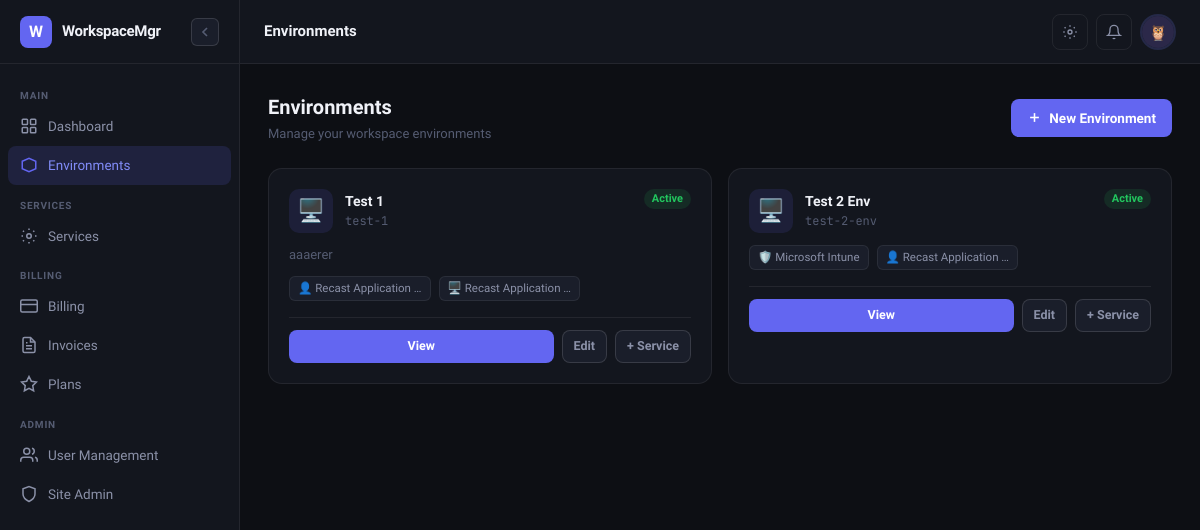
The page /environments/ (signed in) on the database as committed earlier.
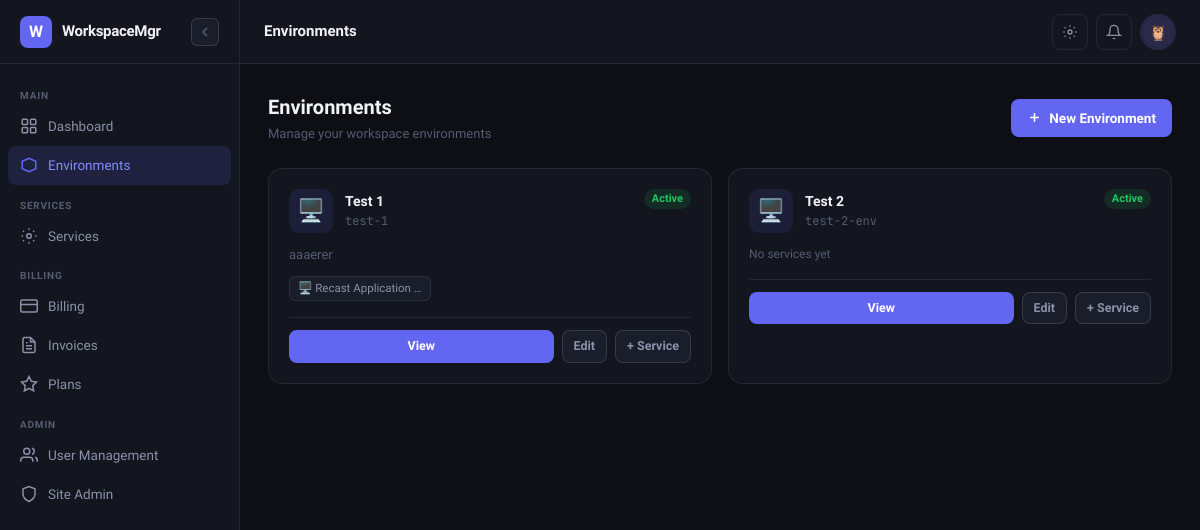
The same page on the database as committed later.
### apps/environments/models.py (models this page shows, shortened)
class Environment(models.Model):
    STATUS_CHOICES = [
        ('active', 'Active'),
        ('inactive', 'Inactive'),
        ('provisioning', 'Provisioning'),
    ]
    owner = models.ForeignKey(
        settings.AUTH_USER_MODEL,
        on_delete=models.CASCADE,
        related_name='environments',
    )
    name = models.CharField(max_length=200)
    description = models.TextField(blank=True)
    slug = models.SlugField(unique=True)
    status = models.CharField(max_length=20, choices=STATUS_CHOICES, default='active')
    azure_tenant_id = models.CharField(max_length=100, blank=True)
    created_at = models.DateTimeField(auto_now_add=True)
    updated_at = models.DateTimeField(auto_now=True)
    class Meta:
        ordering = ['-created_at']

### apps/services/models.py (models this page shows, shortened)
class Service(models.Model):
    STATUS_CHOICES = [
        ('active', 'Active'),
        ('inactive', 'Inactive'),
        ('configuring', 'Configuring'),
        ('error', 'Error'),
    ]
    environment = models.ForeignKey(Environment, on_delete=models.CASCADE, related_name='services')
    service_type = models.CharField(max_length=30, choices=SERVICE_TYPE_CHOICES)
    name = models.CharField(
        max_length=200,
        blank=True,
        help_text='Optional display name. Defaults to the service type name if left blank.'
    )
    status = models.CharField(max_length=20, choices=STATUS_CHOICES, default='configuring')
    enabled = models.BooleanField(default=False)
    is_connected = models.BooleanField(default=False)
    created_at = models.DateTimeField(auto_now_add=True)
    updated_at = models.DateTimeField(auto_now=True)
    class Meta:
        ordering = ['environment', 'service_type', 'name']
    @property
    def icon(self):
        icons = {
            'recast_workspace': '🖥️',
            'recast_user_license': '👤',
            'windows_365': '☁️',
            'intune': '🛡️',
        }
        return icons.get(self.service_type, '⚙️')

### apps/environments/views.py (the view)
# urls.py: path('', views.environment_list, name='list'),
@login_required
def environment_list(request):
    envs = Environment.objects.filter(owner=request.user)
    return render(request, 'environments/list.html', {'environments': envs})

### apps/accounts/models.py (called while the page is built)
    @property
    def display_name(self):
        return self.get_full_name() or self.email.split('@')[0]

    @property
    def is_superadmin(self):
        return self.role == 'superadmin' or self.is_superuser

    @property
    def is_env_admin(self):
        return self.role in ('superadmin', 'env_admin') or self.is_superuser

    @property
    def avatar_url(self):
        return f'/static/img/avatars/{self.avatar}.svg'

### apps/core/context_processors.py (called while the page is built)
def sidebar_context(request):
    if request.user.is_authenticated:
        environments = Environment.objects.filter(owner=request.user)[:10]
        return {'sidebar_environments': environments}
    return {}

### templates/environments/list.html (shortened to what this page needs)
{% extends "base.html" %}
{% block page_title %}Environments{% endblock %}
{% block content %}
<div class="page-header">
  <div>
    <div class="page-title">Environments</div>
    <div class="page-subtitle">Manage your workspace environments</div>
  </div>
  <a href="{% url 'environments:create' %}" class="btn btn-primary">
    <svg width="15" height="15" fill="none" viewBox="0 0 24 24" stroke="currentColor" stroke-width="2.5"><line x1="12" y1="5" x2="12" y2="19"/><line x1="5" y1="12" x2="19" y2="12"/></svg>
    New Environment
  </a>
</div>
{% if environments %}
<div style="display:grid;grid-template-columns:repeat(auto-fill,minmax(320px,1fr));gap:16px;">
  {% for env in environments %}
  <div class="card" style="transition:all 0.2s;cursor:pointer;" onmouseover="this.style.borderColor='rgba(99,102,241,0.3)'" onmouseout="this.style.borderColor='var(--border)'">
    <div style="display:flex;align-items:flex-start;justify-content:space-between;margin-bottom:12px;">
      <div style="display:flex;align-items:center;gap:12px;">
        <div style="width:44px;height:44px;border-radius:10px;background:rgba(99,102,241,0.12);display:flex;align-items:center;justify-content:center;font-size:22px;">🖥️</div>
        <div>
          <div style="font-size:14px;font-weight:700;">{{ env.name }}</div>
          <div style="font-size:12px;color:var(--text-muted);font-family:'JetBrains Mono',monospace;">{{ env.slug }}</div>
        </div>
      </div>
      <span class="badge {% if env.status == 'active' %}badge-green{% elif env.status == 'inactive' %}badge-gray{% else %}badge-yellow{% endif %}">
        {{ env.get_status_display }}
      </span>
    </div>
    {% if env.description %}
    <div style="font-size:13px;color:var(--text-muted);margin-bottom:12px;line-height:1.5;">{{ env.description }}</div>
    {% endif %}
    <div style="display:flex;gap:8px;margin-bottom:16px;flex-wrap:wrap;">
      {% for service in env.services.all %}
      <span style="font-size:11.5px;background:var(--bg-raised);border:1px solid var(--border);padding:3px 8px;border-radius:6px;color:var(--text-secondary);">
        {{ service.icon }} {{ service.get_service_type_display|truncatechars:20 }}
      </span>
      {% empty %}
      <span style="font-size:12px;color:var(--text-muted);">No services yet</span>
      {% endfor %}
    </div>
    <div style="display:flex;gap:8px;padding-top:12px;border-top:1px solid var(--border);">
      <a href="{% url 'environments:detail' env.pk %}" class="btn btn-primary btn-sm" style="flex:1;justify-content:center;">View</a>
      <a href="{% url 'environments:edit' env.pk %}" class="btn btn-secondary btn-sm">Edit</a>
      <a href="{% url 'services:enable' env.pk %}" class="btn btn-secondary btn-sm">+ Service</a>
    </div>
  </div>
  {% endfor %}
</div>
{% endif %}
{% endblock %}

Rows that differ between the two databases and show on the page:
removed Service: icon "👤", service_type "Recast Application …", shown under Environment "Test 1"
removed Service: icon "🛡️", service_type "Microsoft Intune", shown under Environment "test-2-env"
removed Service: icon "👤", service_type "Recast Application …", shown under Environment "test-2-env"
changed Environment "test-2-env": name "Test 2 Env" → "Test 2"; now shows "No services yet"
